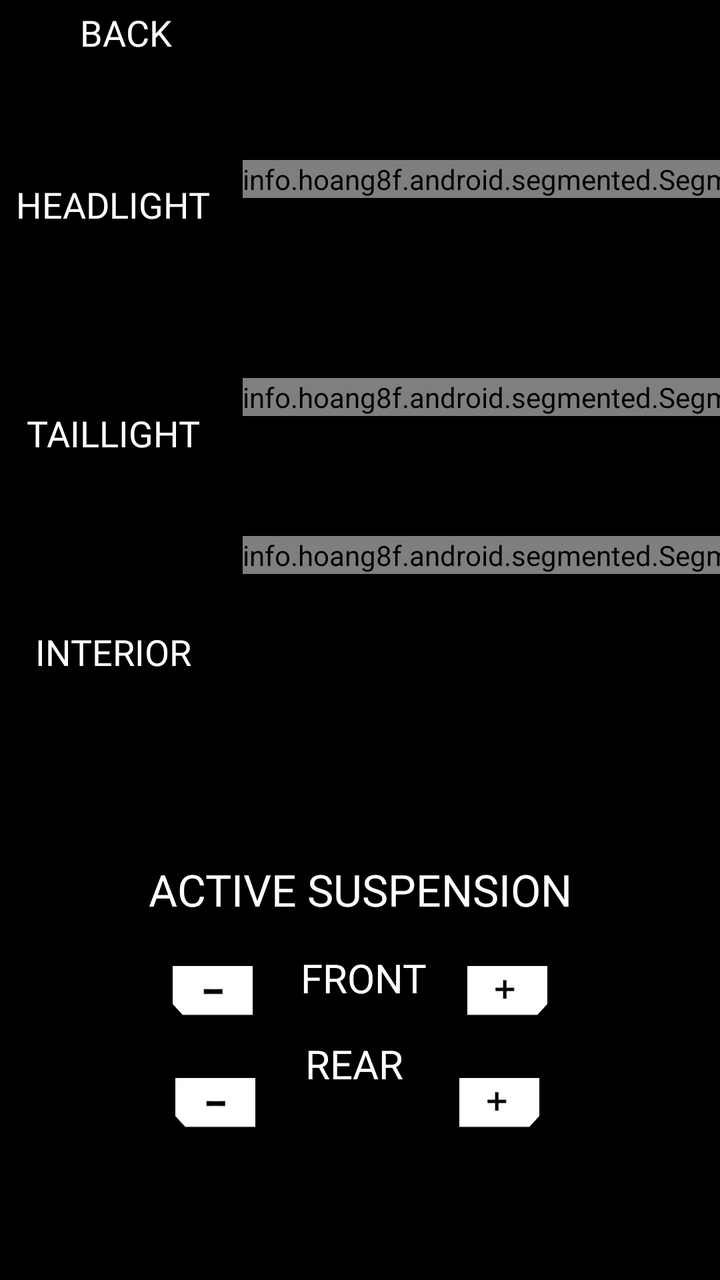
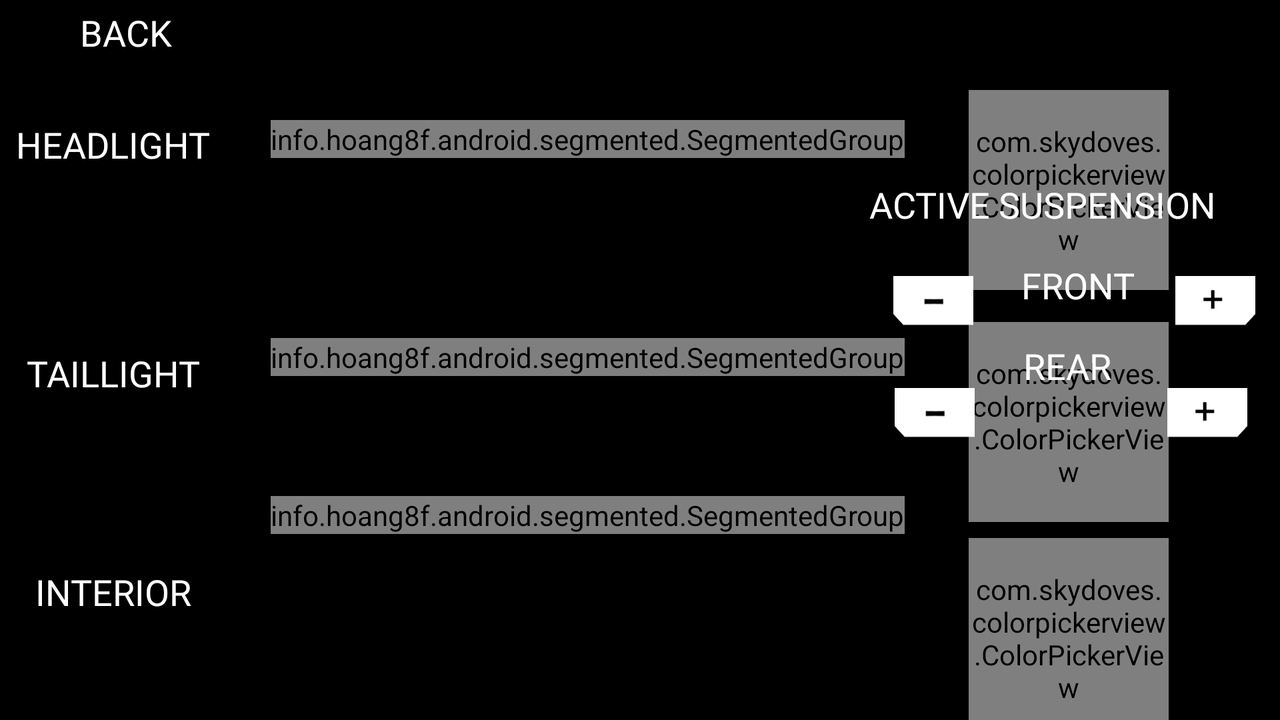

Compare how this app lays out the same screen by default and in its alternative resource folder. The renders come first, then the two layout files and the values they reference.
<!-- AndroidManifest.xml: application theme Theme.Cyber -->
<!-- res/layout/fragment_settings.xml -->
<?xml version="1.0" encoding="utf-8"?>
<androidx.constraintlayout.widget.ConstraintLayout
    xmlns:android="http://schemas.android.com/apk/res/android"
    android:layout_width="match_parent"
    android:layout_height="match_parent"
    xmlns:app="http://schemas.android.com/apk/res-auto"
    android:layout_gravity="center"
    android:background="@color/black"
    >
    <ImageView
        android:id="@+id/backArrow"
        android:layout_width="wrap_content"
        android:layout_height="wrap_content"
        android:layout_marginStart="32dp"
        android:layout_marginTop="16dp"
        android:src="@drawable/ic_baseline_arrow_back_24"
        app:layout_constraintStart_toStartOf="parent"
        app:layout_constraintTop_toTopOf="parent" />

    <TextView
        android:id="@+id/backText"
        android:layout_width="wrap_content"
        android:layout_height="wrap_content"
        android:layout_marginStart="8dp"
        android:fontFamily="@font/andika"
        android:text="back"
        android:textSize="18sp"
        android:textAllCaps="true"
        app:layout_constraintBottom_toBottomOf="@+id/backArrow"
        app:layout_constraintStart_toEndOf="@+id/backArrow"
        app:layout_constraintTop_toTopOf="@+id/backArrow"
        android:textColor="@color/white"
        />

    <com.google.android.material.textview.MaterialTextView
        android:id="@+id/light_head"
        android:layout_width="wrap_content"
        android:layout_height="wrap_content"
        android:layout_marginStart="8dp"
        android:layout_marginTop="90dp"
        android:fontFamily="@font/andika"
        android:text="Headlight"
        android:textAllCaps="true"
        android:textColor="@color/white"
        android:textSize="18sp"
        app:layout_constraintStart_toStartOf="parent"
        app:layout_constraintTop_toTopOf="parent"

        />

    <com.google.android.material.textview.MaterialTextView
        android:id="@+id/light_tail"
        android:layout_width="wrap_content"
        android:layout_height="wrap_content"
        android:layout_marginTop="90dp"
        android:fontFamily="@font/andika"
        android:text="taillight"
        android:textAllCaps="true"
        android:textColor="@color/white"
        android:textSize="18sp"
        app:layout_constraintEnd_toEndOf="@+id/light_head"
        app:layout_constraintStart_toStartOf="@+id/light_head"
        app:layout_constraintTop_toBottomOf="@+id/light_head" />

    <com.google.android.material.textview.MaterialTextView
        android:id="@+id/light_interior"
        android:layout_width="wrap_content"
        android:layout_height="wrap_content"
        android:layout_marginTop="85dp"
        android:fontFamily="@font/andika"
        android:text="interior"
        android:textAllCaps="true"
        android:textColor="@color/white"
        android:textSize="18sp"
        app:layout_constraintEnd_toEndOf="@+id/light_tail"
        app:layout_constraintStart_toStartOf="@+id/light_tail"
        app:layout_constraintTop_toBottomOf="@+id/light_tail" />

    <info.hoang8f.android.segmented.SegmentedGroup
        android:id="@+id/headSegment"
        android:layout_width="wrap_content"
        android:layout_height="wrap_content"
        android:layout_marginStart="16dp"
        android:layout_marginTop="80dp"
        android:orientation="horizontal"
        app:layout_constraintBottom_toTopOf="@+id/tailSegment"
        app:layout_constraintStart_toEndOf="@+id/light_head"
        app:layout_constraintTop_toTopOf="parent"
        app:sc_checked_text_color="@color/black"
        app:sc_corner_radius="8dp"
        app:sc_tint_color="@color/gray"
        >
        <RadioButton
            android:id="@+id/head1"
            android:layout_width="wrap_content"
            android:layout_height="wrap_content"
            android:button="@null"
            android:padding="4dp"
            android:text="ON"
            />
        <RadioButton
            android:id="@+id/head2"
            android:layout_width="wrap_content"
            android:layout_height="wrap_content"
            android:button="@null"
            android:padding="4dp"
            android:text="OFF"
            android:textAllCaps="true"
            />
    </info.hoang8f.android.segmented.SegmentedGroup>

    <info.hoang8f.android.segmented.SegmentedGroup
        android:id="@+id/tailSegment"
        android:layout_width="wrap_content"
        android:layout_height="wrap_content"

        android:layout_marginTop="90dp"
        android:orientation="horizontal"
        app:layout_constraintBottom_toTopOf="@+id/interiorSegment"
        app:layout_constraintEnd_toEndOf="@+id/headSegment"
        app:layout_constraintStart_toStartOf="@+id/headSegment"
        app:layout_constraintTop_toBottomOf="@+id/headSegment"
        app:sc_border_width="2dp"
        app:sc_checked_text_color="@color/black"
        app:sc_corner_radius="8dp"
        app:sc_tint_color="@color/gray">

        <RadioButton
            android:id="@+id/tail1"
            android:layout_width="wrap_content"
            android:layout_height="wrap_content"
            android:button="@null"
            android:padding="4dp"
            android:text="ON"
            />

        <RadioButton
            android:id="@+id/tail2"
            android:layout_width="wrap_content"
            android:layout_height="wrap_content"
            android:button="@null"
            android:padding="4dp"
            android:text="OFF"
            android:textAllCaps="true"
            />


    </info.hoang8f.android.segmented.SegmentedGroup>

    <info.hoang8f.android.segmented.SegmentedGroup
        android:id="@+id/interiorSegment"
        android:layout_width="wrap_content"
        android:layout_height="wrap_content"


        android:layout_marginTop="60dp"
        android:orientation="horizontal"
        app:layout_constraintEnd_toEndOf="@+id/tailSegment"
        app:layout_constraintStart_toStartOf="@+id/tailSegment"
        app:layout_constraintTop_toBottomOf="@+id/tailSegment"
        app:sc_border_width="2dp"
        app:sc_checked_text_color="@color/black"
        app:sc_corner_radius="8dp"
        app:sc_tint_color="@color/gray">

        <RadioButton
            android:id="@+id/interior1"
            android:layout_width="wrap_content"
            android:layout_height="wrap_content"
            android:button="@null"
            android:padding="8dp"
            android:text="ON"
            />

        <RadioButton
            android:id="@+id/interior2"
            android:layout_width="wrap_content"
            android:layout_height="wrap_content"
            android:button="@null"
            android:padding="4dp"
            android:text="OFF"
            android:textAllCaps="true"
            />
    </info.hoang8f.android.segmented.SegmentedGroup>



    <com.skydoves.colorpickerview.ColorPickerView
        android:id="@+id/headCircle"
        android:layout_width="100dp"
        android:layout_height="100dp"
        android:layout_marginStart="32dp"
        android:layout_marginTop="75dp"
        android:src="@drawable/ic_baseline_add_circle_outline_24"
        app:layout_constraintStart_toEndOf="@+id/headSegment"
        app:layout_constraintTop_toTopOf="parent"
        />
















    <com.skydoves.colorpickerview.ColorPickerView
        android:id="@+id/tailCircle"
        android:layout_width="100dp"
        android:layout_height="100dp"
        android:layout_marginTop="16dp"
        android:src="@drawable/ic_baseline_add_circle_outline_24"
        app:layout_constraintEnd_toEndOf="@+id/headCircle"
        app:layout_constraintStart_toStartOf="@+id/headCircle"
        app:layout_constraintTop_toBottomOf="@+id/headCircle" />











    <com.skydoves.colorpickerview.ColorPickerView
        android:id="@+id/interiorCircle"
        android:layout_width="100dp"
        android:layout_height="100dp"
        android:layout_margin="8dp"
        app:layout_constraintEnd_toEndOf="@+id/tailCircle"
        app:layout_constraintStart_toStartOf="@+id/tailCircle"
        app:layout_constraintTop_toBottomOf="@+id/tailCircle" />












    <com.google.android.material.textview.MaterialTextView
        android:id="@+id/activeSuspension"
        android:layout_width="wrap_content"
        android:layout_height="wrap_content"
        android:layout_marginTop="430dp"
        android:fontFamily="@font/andika"
        android:text="active suspension"

        android:textAllCaps="true"
        android:textColor="@color/white"
        android:textSize="22sp"
        app:layout_constraintEnd_toEndOf="parent"
        app:layout_constraintStart_toStartOf="parent"
        app:layout_constraintTop_toTopOf="parent" />

    <ImageView
        android:id="@+id/fr"
        android:layout_width="40dp"
        android:layout_height="40dp"
        android:layout_marginStart="20dp"
        android:src="@drawable/sus_plus"
        app:layout_constraintStart_toEndOf="@+id/front"
        app:layout_constraintTop_toTopOf="@+id/front"
        app:layout_constraintBottom_toTopOf="@+id/rr"
        />


    <com.google.android.material.textview.MaterialTextView
        android:id="@+id/front"
        android:layout_width="wrap_content"
        android:layout_height="wrap_content"
        android:layout_marginStart="76dp"
        android:layout_marginTop="16dp"
        android:fontFamily="@font/andika"
        android:text="FRONT"
        android:textAllCaps="true"
        android:textColor="@color/white"
        android:textSize="20sp"
        app:layout_constraintStart_toStartOf="@+id/activeSuspension"
        app:layout_constraintTop_toBottomOf="@+id/activeSuspension" />

    <ImageView
        android:id="@+id/rr"
        android:layout_width="40dp"
        android:layout_height="40dp"
        android:layout_marginStart="24dp"
        android:layout_marginTop="16dp"
        android:src="@drawable/sus_plus"
        app:layout_constraintStart_toEndOf="@+id/REAR"
        app:layout_constraintTop_toBottomOf="@+id/fr"
        app:layout_constraintEnd_toEndOf="@+id/fr"
        />

    <ImageView
        android:id="@+id/rl"
        android:layout_width="40dp"
        android:layout_height="40dp"
        android:layout_marginTop="16dp"
        android:layout_marginEnd="24dp"
        android:src="@drawable/sus_minus"
        app:layout_constraintEnd_toStartOf="@+id/REAR"
        app:layout_constraintTop_toBottomOf="@+id/fl"
        app:layout_constraintStart_toStartOf="@+id/fl"
        />

    <com.google.android.material.textview.MaterialTextView
        android:id="@+id/REAR"
        android:layout_width="wrap_content"
        android:layout_height="wrap_content"
        android:layout_marginTop="16dp"
        android:layout_marginEnd="12dp"
        android:fontFamily="@font/andika"
        android:text="rear"
        android:textAllCaps="true"

        android:textColor="@color/white"
        android:textSize="20sp"
        app:layout_constraintEnd_toEndOf="@+id/front"

        app:layout_constraintTop_toBottomOf="@+id/front" />

    <ImageView
        android:id="@+id/fl"
        android:layout_width="40dp"
        android:layout_height="40dp"
        android:layout_marginEnd="24dp"
        android:src="@drawable/sus_minus"
        app:layout_constraintEnd_toStartOf="@+id/front"
        app:layout_constraintTop_toTopOf="@+id/front"
        app:layout_constraintBottom_toTopOf="@+id/rl"
        />



</androidx.constraintlayout.widget.ConstraintLayout>
<!-- resources referenced by this layout -->
<resources>
  <color name="black">#FF000000</color>
  <color name="gray">#828282</color>
  <color name="white">#FFFFFFFF</color>
  <!-- drawable ic_baseline_add_circle_outline_24 (drawable-v24) -->
  <vector android:height="40dp" android:tint="#fff"
      android:viewportHeight="24" android:viewportWidth="24"
      android:width="40dp" xmlns:android="http://schemas.android.com/apk/res/android">
      <path android:fillColor="@android:color/white" android:pathData="M13,7h-2v4L7,11v2h4v4h2v-4h4v-2h-4L13,7zM12,2C6.48,2 2,6.48 2,12s4.48,10 10,10 10,-4.48 10,-10S17.52,2 12,2zM12,20c-4.41,0 -8,-3.59 -8,-8s3.59,-8 8,-8 8,3.59 8,8 -3.59,8 -8,8z"/>
  </vector>
  
  <!-- drawable sus_minus: png bitmap (drawable-v24, 582 bytes) -->
  <!-- drawable sus_plus: png bitmap (drawable-v24, 619 bytes) -->
  <style name="Theme.Cyber" parent="Theme.MaterialComponents.DayNight.DarkActionBar">
          
          <item name="colorPrimary">@color/purple_500</item>
          <item name="colorPrimaryVariant">@color/purple_700</item>
          <item name="colorOnPrimary">@color/white</item>
          
          <item name="colorSecondary">@color/teal_200</item>
          <item name="colorSecondaryVariant">@color/teal_700</item>
          <item name="colorOnSecondary">@color/black</item>
          
          <item name="android:statusBarColor" tools:targetApi="l">?attr/colorPrimaryVariant</item>
          
      </style>
  <color name="purple_500">#FF6200EE</color>
  <color name="purple_700">#FF3700B3</color>
  <color name="teal_200">#FF03DAC5</color>
  <color name="teal_700">#FF018786</color>
</resources>
<!-- res/layout-land/fragment_settings.xml (the repository's variant of the layout above) -->
<!-- drawn on the phone turned sideways -->
<?xml version="1.0" encoding="utf-8"?>
<androidx.constraintlayout.widget.ConstraintLayout xmlns:android="http://schemas.android.com/apk/res/android"
    xmlns:app="http://schemas.android.com/apk/res-auto"
    xmlns:tools="http://schemas.android.com/tools"
    android:layout_width="match_parent"
    android:layout_height="match_parent"
    android:layout_gravity="center"
    android:background="@color/black">

    <ImageView
        android:id="@+id/backArrow"
        android:layout_width="wrap_content"
        android:layout_height="wrap_content"
        android:layout_marginStart="32dp"
        android:layout_marginTop="16dp"
        android:src="@drawable/ic_baseline_arrow_back_24"
        app:layout_constraintStart_toStartOf="parent"
        app:layout_constraintTop_toTopOf="parent" />

    <TextView
        android:id="@+id/backText"
        android:layout_width="wrap_content"
        android:layout_height="wrap_content"
        android:layout_marginStart="8dp"
        android:fontFamily="@font/andika"
        android:text="back"
        android:textAllCaps="true"
        android:textColor="@color/white"
        android:textSize="18sp"
        app:layout_constraintBottom_toBottomOf="@+id/backArrow"
        app:layout_constraintStart_toEndOf="@+id/backArrow"
        app:layout_constraintTop_toTopOf="@+id/backArrow" />

    <com.google.android.material.textview.MaterialTextView
        android:id="@+id/light_head"
        android:layout_width="wrap_content"
        android:layout_height="wrap_content"
        android:layout_marginStart="8dp"
        android:layout_marginTop="60dp"
        android:fontFamily="@font/andika"
        android:text="Headlight"
        android:textAllCaps="true"
        android:textColor="@color/white"
        android:textSize="18sp"
        app:layout_constraintStart_toStartOf="parent"
        app:layout_constraintTop_toTopOf="parent"

        />

    <com.google.android.material.textview.MaterialTextView
        android:id="@+id/light_tail"
        android:layout_width="wrap_content"
        android:layout_height="wrap_content"
        android:layout_marginTop="90dp"
        android:fontFamily="@font/andika"
        android:text="taillight"
        android:textAllCaps="true"
        android:textColor="@color/white"
        android:textSize="18sp"
        app:layout_constraintEnd_toEndOf="@+id/light_head"
        app:layout_constraintStart_toStartOf="@+id/light_head"
        app:layout_constraintTop_toBottomOf="@+id/light_head" />

    <com.google.android.material.textview.MaterialTextView
        android:id="@+id/light_interior"
        android:layout_width="wrap_content"
        android:layout_height="wrap_content"
        android:layout_marginTop="85dp"
        android:fontFamily="@font/andika"
        android:text="interior"
        android:textAllCaps="true"
        android:textColor="@color/white"
        android:textSize="18sp"
        app:layout_constraintEnd_toEndOf="@+id/light_tail"
        app:layout_constraintStart_toStartOf="@+id/light_tail"
        app:layout_constraintTop_toBottomOf="@+id/light_tail" />


    <info.hoang8f.android.segmented.SegmentedGroup
        android:id="@+id/headSegment"
        android:layout_width="wrap_content"
        android:layout_height="wrap_content"
        android:layout_marginStart="30dp"
        android:layout_marginTop="60dp"
        android:orientation="horizontal"
        app:layout_constraintBottom_toTopOf="@+id/tailSegment"
        app:layout_constraintStart_toEndOf="@+id/light_head"
        app:layout_constraintTop_toTopOf="parent"
        app:sc_border_width="2dp"
        app:sc_checked_text_color="@color/black"
        app:sc_corner_radius="8dp"
        app:sc_tint_color="@color/gray"

        >

        <RadioButton
            android:id="@+id/head1"
            android:layout_width="wrap_content"
            android:layout_height="wrap_content"
            android:button="@null"
            android:padding="8dp"
            android:text="ON"
            />

        <RadioButton
            android:id="@+id/head2"
            android:layout_width="wrap_content"
            android:layout_height="wrap_content"
            android:button="@null"
            android:padding="8dp"
            android:text="OFF"
            android:textAllCaps="true"
            />


    </info.hoang8f.android.segmented.SegmentedGroup>

    <info.hoang8f.android.segmented.SegmentedGroup
        android:id="@+id/tailSegment"
        android:layout_width="wrap_content"
        android:layout_height="wrap_content"

        android:layout_marginTop="90dp"
        android:orientation="horizontal"
        app:layout_constraintBottom_toTopOf="@+id/interiorSegment"
        app:layout_constraintEnd_toEndOf="@+id/headSegment"
        app:layout_constraintStart_toStartOf="@+id/headSegment"
        app:layout_constraintTop_toBottomOf="@+id/headSegment"
        app:sc_border_width="2dp"
        app:sc_checked_text_color="@color/black"
        app:sc_corner_radius="8dp"
        app:sc_tint_color="@color/gray">

        <RadioButton
            android:id="@+id/tail1"
            android:layout_width="wrap_content"
            android:layout_height="wrap_content"
            android:button="@null"
            android:padding="8dp"
            android:text="ON"
            />

        <RadioButton
            android:id="@+id/tail2"
            android:layout_width="wrap_content"
            android:layout_height="wrap_content"
            android:button="@null"
            android:padding="8dp"
            android:text="OFF"
            android:textAllCaps="true"
            />


    </info.hoang8f.android.segmented.SegmentedGroup>

    <info.hoang8f.android.segmented.SegmentedGroup
        android:id="@+id/interiorSegment"
        android:layout_width="wrap_content"
        android:layout_height="wrap_content"


        android:layout_marginTop="60dp"
        android:orientation="horizontal"
        app:layout_constraintEnd_toEndOf="@+id/tailSegment"
        app:layout_constraintStart_toStartOf="@+id/tailSegment"
        app:layout_constraintTop_toBottomOf="@+id/tailSegment"
        app:sc_border_width="2dp"
        app:sc_checked_text_color="@color/black"
        app:sc_corner_radius="8dp"
        app:sc_tint_color="@color/gray">

        <RadioButton
            android:id="@+id/interior1"
            android:layout_width="wrap_content"
            android:layout_height="wrap_content"
            android:button="@null"
            android:padding="8dp"
            android:text="ON"
            />

        <RadioButton
            android:id="@+id/interior2"
            android:layout_width="wrap_content"
            android:layout_height="wrap_content"
            android:button="@null"
            android:padding="8dp"
            android:text="OFF"
            android:textAllCaps="true"
            />
    </info.hoang8f.android.segmented.SegmentedGroup>


    <com.skydoves.colorpickerview.ColorPickerView
        android:id="@+id/headCircle"
        android:layout_width="100dp"
        android:layout_height="100dp"
        android:layout_marginStart="32dp"
        android:layout_marginTop="45dp"
        android:src="@drawable/ic_baseline_add_circle_outline_24"
        app:layout_constraintStart_toEndOf="@+id/headSegment"
        app:layout_constraintTop_toTopOf="parent" />


    
    
    
    
    
    
    
    
    
    
    


    <com.skydoves.colorpickerview.ColorPickerView
        android:id="@+id/tailCircle"
        android:layout_width="100dp"
        android:layout_height="100dp"
        android:layout_marginTop="16dp"
        android:src="@drawable/ic_baseline_add_circle_outline_24"
        app:layout_constraintEnd_toEndOf="@+id/headCircle"
        app:layout_constraintStart_toStartOf="@+id/headCircle"
        app:layout_constraintTop_toBottomOf="@+id/headCircle" />

    
    
    
    
    
    
    
    
    

    <com.skydoves.colorpickerview.ColorPickerView
        android:id="@+id/interiorCircle"
        android:layout_width="100dp"
        android:layout_height="100dp"
        android:layout_margin="8dp"
        app:layout_constraintEnd_toEndOf="@+id/tailCircle"
        app:layout_constraintStart_toStartOf="@+id/tailCircle"
        app:layout_constraintTop_toBottomOf="@+id/tailCircle" />


    <com.google.android.material.textview.MaterialTextView
        android:id="@+id/activeSuspension"
        android:layout_width="wrap_content"
        android:layout_height="wrap_content"
        android:fontFamily="@font/andika"
        android:text="active suspension"
        android:layout_marginTop="90dp"
        android:layout_marginEnd="32dp"
        android:textAllCaps="true"
        android:textColor="@color/white"
        android:textSize="18sp"
        app:layout_constraintEnd_toEndOf="parent"
        app:layout_constraintTop_toTopOf="parent" />

    <ImageView
        android:id="@+id/fr"
        android:layout_width="40dp"
        android:layout_height="40dp"
        android:layout_marginStart="20dp"
        android:src="@drawable/sus_plus"
        app:layout_constraintBottom_toTopOf="@+id/rr"
        app:layout_constraintStart_toEndOf="@+id/front"
        app:layout_constraintTop_toTopOf="@+id/front" />


    <com.google.android.material.textview.MaterialTextView
        android:id="@+id/front"
        android:layout_width="wrap_content"
        android:layout_height="wrap_content"
        android:layout_marginStart="76dp"
        android:layout_marginTop="16dp"
        android:fontFamily="@font/andika"
        android:text="FRONT"
        android:textAllCaps="true"
        android:textColor="@color/white"
        android:textSize="18sp"
        app:layout_constraintStart_toStartOf="@+id/activeSuspension"
        app:layout_constraintTop_toBottomOf="@+id/activeSuspension" />

    <ImageView
        android:id="@+id/rr"
        android:layout_width="40dp"
        android:layout_height="40dp"
        android:layout_marginStart="24dp"
        android:layout_marginTop="16dp"
        android:src="@drawable/sus_plus"
        app:layout_constraintEnd_toEndOf="@+id/fr"
        app:layout_constraintStart_toEndOf="@+id/REAR"
        app:layout_constraintTop_toBottomOf="@+id/fr" />

    <ImageView
        android:id="@+id/rl"
        android:layout_width="40dp"
        android:layout_height="40dp"
        android:layout_marginTop="16dp"
        android:layout_marginEnd="24dp"
        android:src="@drawable/sus_minus"
        app:layout_constraintEnd_toStartOf="@+id/REAR"
        app:layout_constraintStart_toStartOf="@+id/fl"
        app:layout_constraintTop_toBottomOf="@+id/fl" />

    <com.google.android.material.textview.MaterialTextView
        android:id="@+id/REAR"
        android:layout_width="wrap_content"
        android:layout_height="wrap_content"
        android:layout_marginTop="16dp"
        android:layout_marginEnd="12dp"
        android:fontFamily="@font/andika"
        android:text="rear"
        android:textAllCaps="true"
        android:textColor="@color/white"
        android:textSize="18sp"
        app:layout_constraintEnd_toEndOf="@+id/front"
        app:layout_constraintTop_toBottomOf="@+id/front" />

    <ImageView
        android:id="@+id/fl"
        android:layout_width="40dp"
        android:layout_height="40dp"
        android:layout_marginEnd="24dp"
        android:src="@drawable/sus_minus"
        app:layout_constraintBottom_toTopOf="@+id/rl"
        app:layout_constraintEnd_toStartOf="@+id/front"
        app:layout_constraintTop_toTopOf="@+id/front" />


</androidx.constraintlayout.widget.ConstraintLayout>
